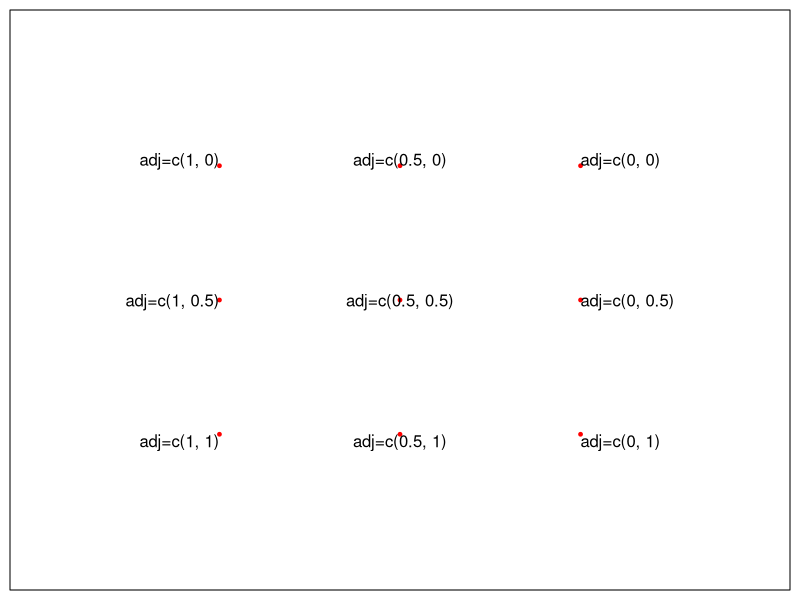

Reproduce this figure in R.
f <- function(x, y, adj) {
  points(x, y, pch=19, cex=.5, col="red")
  text(x, y, sprintf("adj=c(%s)", paste(adj, collapse=", ")), adj=adj)
}

fig.adj <- function() {
  op <- par(mar=rep(.5, 4))
  on.exit(par(op))
  plot(0, 0, xlim=c(-2, 2), ylim=c(-2, 2), type="n", axes=FALSE,
       xlab="", ylab="")
  box()
  f( 1,  1, c(0, 0))
  f(-1, -1, c(1, 1))
  f(-1,  1, c(1, 0))
  f( 1, -1, c(0, 1))
  f( 0,  0, c(.5, .5))
  f( 0,  1, c(.5, 0))
  f( 0, -1, c(.5, 1))
  f( 1,  0, c(0, .5))
  f(-1,  0, c(1, .5))
}

png("pics/adj.png", height=450, width=450, pointsize=18)
fig.adj()
dev.off()
